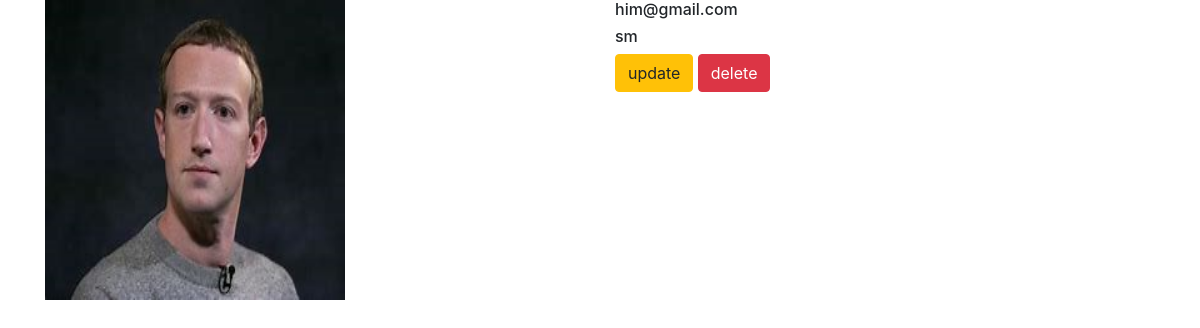
The app's page /movie/2/ with its own data.
### credentials/models.py (models this page shows, shortened)
class Employee(models.Model):
    name=models.CharField(max_length=250)
    email=models.CharField(max_length=250,unique='')
    address=models.TextField()
    img=models.ImageField(upload_to='pics')
    desig=models.CharField(max_length=250)

### credentials/views.py (the view)
# urls.py: path('movie/<int:emp_id>/',views.detail,name='detail'),
def detail(request, emp_id):
    movie = Employee.objects.get(id=emp_id)
    return render(request, "detail.html", {'movie': movie})

### templates/detail.html (shortened to what this page needs)
{% extends 'base.html' %}
{% block body %}
<div class="container">
    <div class="row">
        <div class="col-md-6">
            <img src="{{movie.img.url}}" width="300" height="300">
        </div>
<div class="col-md-6">
    <h6><{{movie.name}}</h6>
    <h6>{{movie.email}}</h6>
    <h6>{{movie.desig}}</h6>
    <a class="btn btn-warning" href="{% url 'empapp:update' movie.id %}">update</a>
    <a class="btn btn-danger" href="{% url 'empapp:delete' movie.id %}">delete</a>
</div>
    </div>
</div>
{% endblock %}

### records on screen
Employee: img (picture), email "him@gmail.com", desig "sm"
